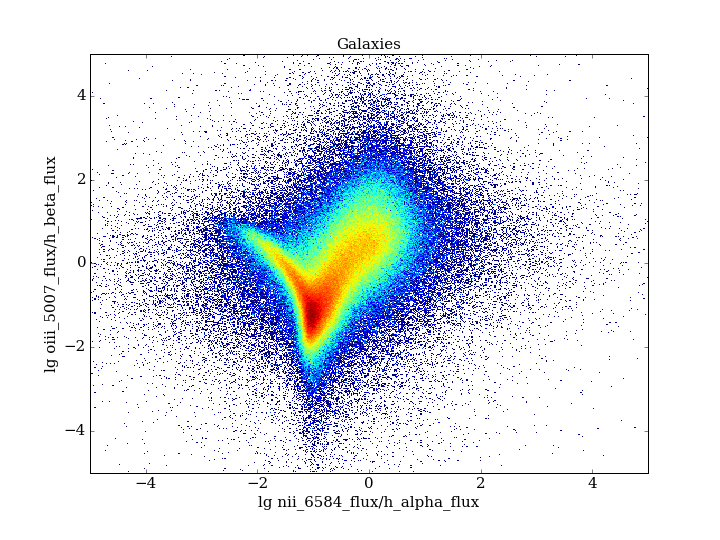

The script that drew this image:
import numpy as np
from matplotlib import pyplot as plt
from astroML.datasets import fetch_sdss_specgals

data = fetch_sdss_specgals()[:]
print data.shape
print data.dtype.names
y = np.log(data['oiii_5007_flux']/data['h_beta_flux'])
x = np.log(data['nii_6584_flux']/data['h_alpha_flux'])
H, xbins, ybins = np.histogram2d(x,y,bins=(np.linspace(-5, 5, 1000),
															np.linspace(-5, 5, 1000)))																															
cmap = 'jet'
fig, ax = plt.subplots(figsize=(10, 7.5))	

#plt.plot(x,y,linestyle='none',marker=',')
																																		
ax.imshow(np.log10(H).T, origin='lower',
          extent=[xbins[0], xbins[-1], ybins[0], ybins[-1]],
          cmap=cmap, interpolation='nearest',
          aspect='auto')

plt.ylim(-5,5)
plt.xlim(-5,5)
plt.title('Galaxies',fontsize=15)
plt.xlabel('lg nii_6584_flux/h_alpha_flux',fontsize=15)
plt.ylabel('lg oiii_5007_flux/h_beta_flux',fontsize=15)

plt.show()
